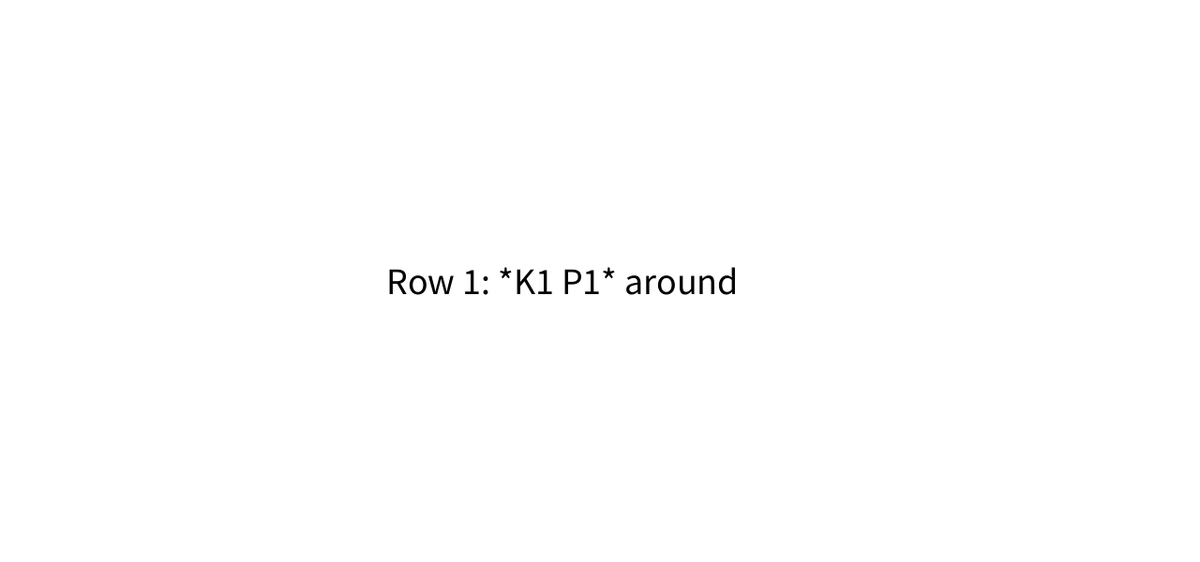
Frame 1 (no input)
Frame 60 (the mouse pressed at the canvas centre just before this capture): identical to frame 1, image omitted
Frame 120 (the mouse held since frame 60 and released just before this capture): identical to frame 1, image omitted

The Processing sketch that drew this single still picture (run headless with seeded random() and noise(); from frame 60 on, the mouse is pressed at the canvas centre):

// Processing sketch: row_by_row_written
// ── row_by_row_written.pde

String[] rowInstruction = {"Row 1: *K1 P1* around", "Row 2: *P1, K3* around.", 
"Row 3: Row Knit around.", "Row 4: K2. *P1, K3*, repeat around until two stitches remain. P1, K1.", 
"Row 5: Row Knit around."};
int rowCount = 0;
int xPos = 600;
int yPos = 300;

void setup(){
  size (1280, 600);
  background(255, 255, 255);
  firstInstruction();
}

void draw() {
  
}

void firstInstruction() {
     String s = rowInstruction[0];
     textAlign(CENTER, CENTER);
     fill(0);
     textSize(40);
     text(s, xPos, yPos);
}

void clearCurrentInstruction() {
  background(255, 255, 255);
}


void keyPressed() {
   if (key == 'f' || key == 'F') {
     rowCount = rowCount + 1;
     if(rowCount >= rowInstruction.length) {
       rowCount = 0;
     }

   }
   else if (key == 'b' || key == 'B') {
     if(rowCount == 0) {
        rowCount = 4; 
     }
     else {
       rowCount = rowCount - 1; 
     }
     
   }
        clearCurrentInstruction();
     String s = rowInstruction[rowCount];
     fill(0);
     textSize(40);
     text(s, xPos, yPos);
     textAlign(CENTER, CENTER);
}
